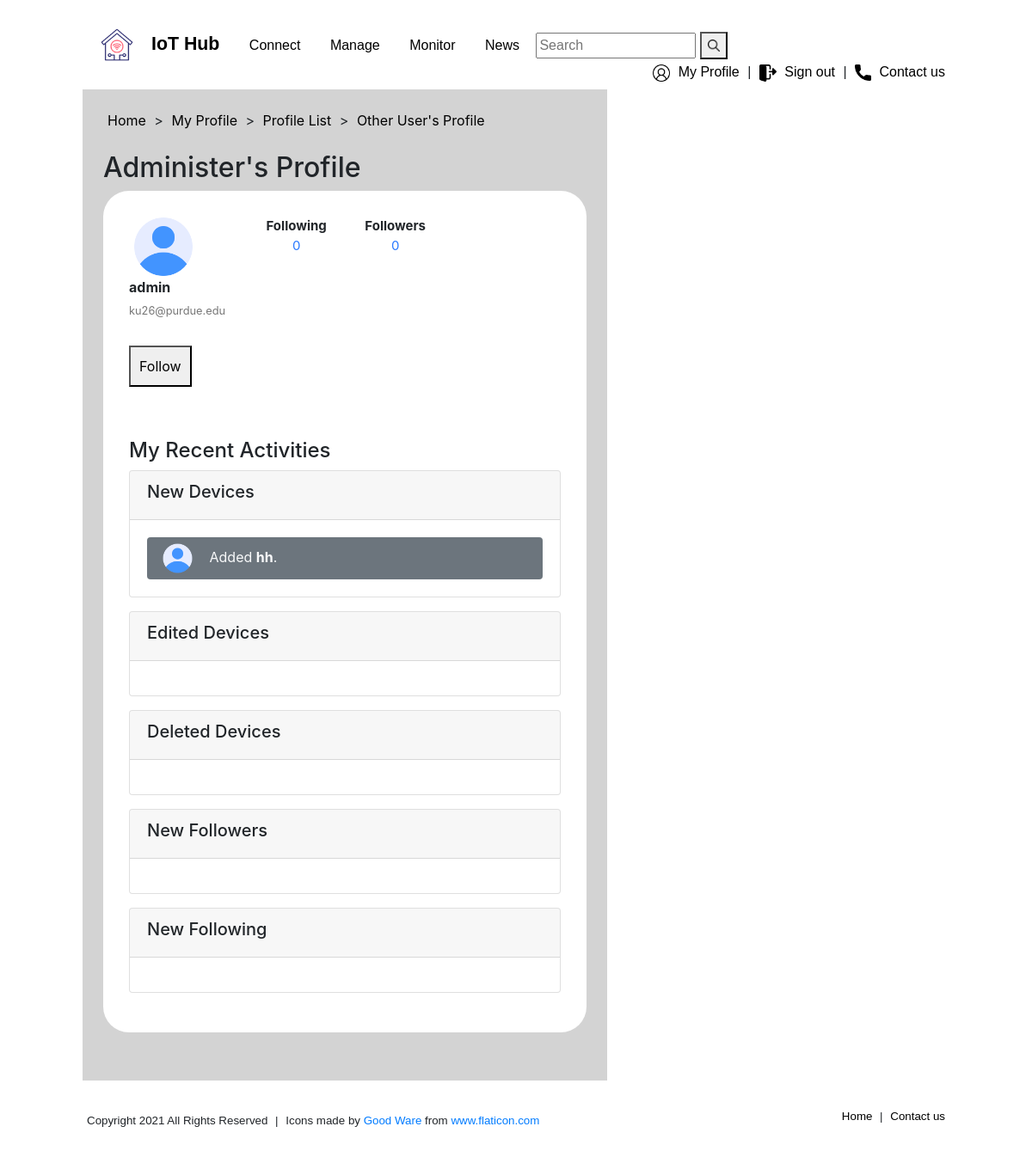
The app's page /CNIT581-048-project3/1/other_profile/ (signed in), older data.
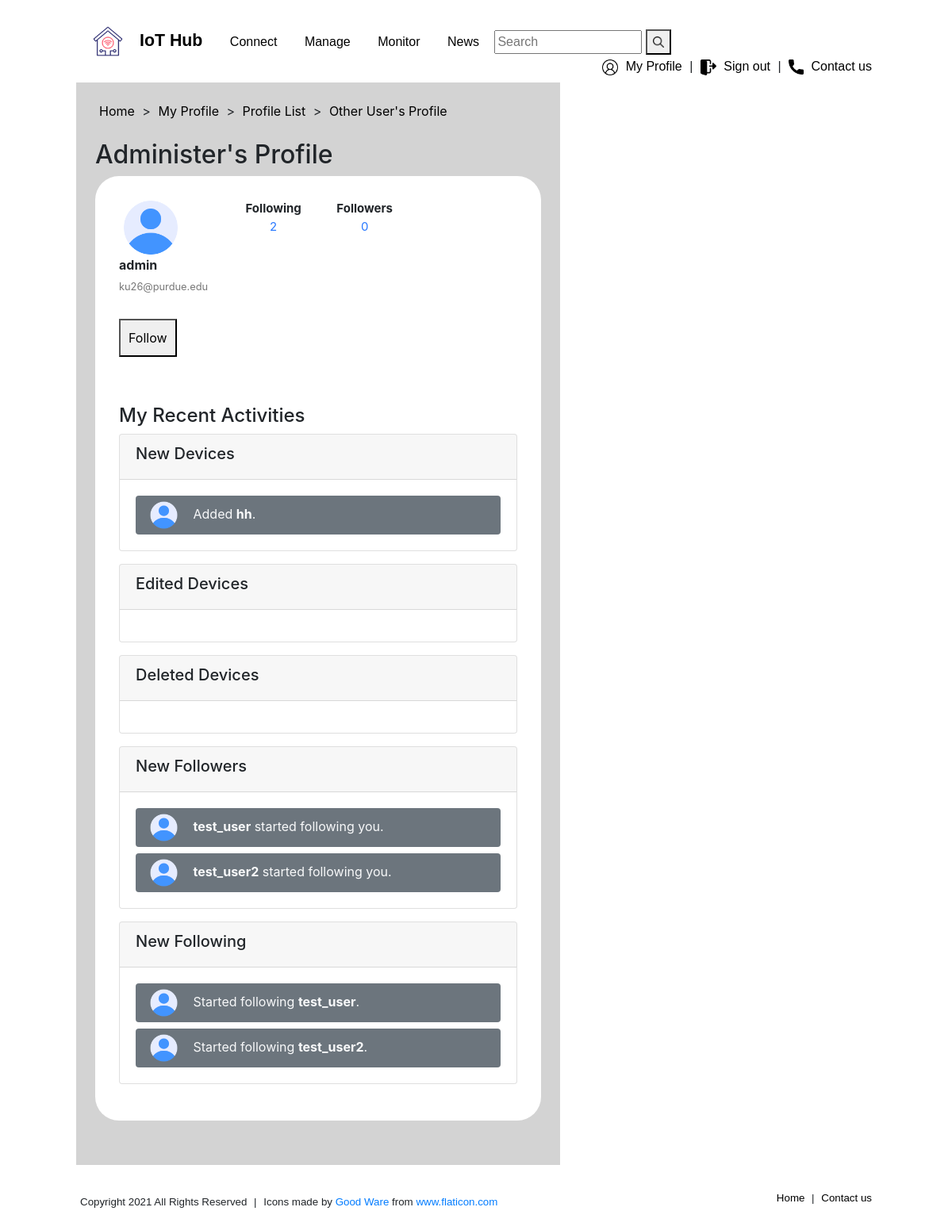
The same page, newer data.
### hubapp/models.py (models this page shows, shortened)
class CustomUser(AbstractUser):
    nickname = models.CharField(max_length=100)
    gender_type_choices = (
        ('Male', 'Male'),
        ('Female', 'Female'),
        ('Not to say', 'Not to say')
    )
    gender = models.CharField(max_length=10, choices=gender_type_choices)
    followers = models.ManyToManyField(
        settings.AUTH_USER_MODEL,
        related_name='following',
        blank=True
    )

class Devices(models.Model):
    device_name = models.CharField(max_length=20, default="")
    type_choices = (
        ('sensor', 'sensor'),
        ('actuator', 'actuator'),
    )
    device_type = models.CharField(max_length=10, choices=type_choices)
    device_model = models.CharField(max_length=30, default="")
    last_updated = models.DateTimeField(auto_now=True)
    registered = models.DateTimeField(auto_now_add=True)
    user = models.ForeignKey(settings.AUTH_USER_MODEL, related_name='devices',  on_delete=models.CASCADE, default="")

class Activity(models.Model):
    activity_type_choices = (
        ('Follower', 'Follower'),
        ('Following', 'Following'),
        ('Add', 'Add'),
        ('Edit', 'Edit'),
        ('Delete', 'Delete')
    )
    creator = models.ForeignKey(settings.AUTH_USER_MODEL, on_delete=models.PROTECT, related_name='creator')
    to = models.ForeignKey(settings.AUTH_USER_MODEL, on_delete=models.PROTECT, related_name='to')
    activity_type = models.CharField(max_length=20, choices=activity_type_choices)
    date = models.DateTimeField(auto_now_add=True)

### hubapp/views.py (the view)
# urls.py: path('<int:user_id>/other_profile/', views.other_profile, name='other_profile'),
def other_profile(request, user_id):
    if request.user.is_authenticated:
        user = get_object_or_404(get_user_model(), id=user_id)
        follower_list = Activity.objects.filter(Q(to=user) & Q(activity_type='Follower')).order_by('-date')[:3]
        following_list = Activity.objects.filter(Q(creator=user) & Q(activity_type='Following')).order_by('-date')[:3]
        new_devices = Devices.objects.filter(user=user).order_by('-registered')[:3]
        registered_devices = Devices.objects.filter(last_updated__gt=F('registered'))
        edited_devices = registered_devices.filter(user=user).order_by('-last_updated')[:3]
        deleted = Activity.objects.filter(Q(to=user) & Q(activity_type='Delete')).order_by('-date')[:3]
        return render(request, 'hubapp/other_profile.html', {'user': user, 'follower_list': follower_list,
                                                             'following_list': following_list, 'new_devices': new_devices,
                                                             'edited_devices': edited_devices, 'deleted': deleted})
    else:
        return redirect('signin')

### hubapp/templates/hubapp/other_profile.html (shortened to what the changed rows need)
{% extends "hubapp/base.html" %}
{% block title %}
    <h2>
        {{ user.nickname }}'s  Profile
    </h2>
{% endblock title %}
{% block content %}
<div>
    <div class="profile-container">
        <div class="profile-top">
            {% load static %}
            <div>
                <div class="top-profile">
                    <p style="text-align: center;"><a href="{% url 'followinglist' user.id %}">{{ user.following.all|length }}</a></p>
                </div>
                <div class="top-profile">
                    <p style="text-align: center;"><a href="{% url 'followerlist' user.id %}">{{ user.followers.all|length }}</a></p>
                </div>
            </div>
            <div>
                <div>
                    <p style="font-weight: bold; margin-bottom:2px">{{ user.username }}</p>
                    <small style="color: #777777;">{{ user.email }}</small>
                </div>
            </div>
        </div>
    </div>
        <div class="activity-container">
                <div>
                    {% load static %}
                    <div class="card mb-3 box">
                        <div class="card-body">
                            {% for device in new_devices %}
                                <div class="btn btn-block bg-secondary text-light text-left">
                                    <img src="{% static 'hubapp/img/user2.png' %}" alt="..." class="profile-img">
                                    Added <span style="font-weight: bold;">{{ device.device_name }}</span>.
                                </div>
                            {% endfor %}
                        </div>
                    </div>
                    <div class="card mb-3 box">
                        <div class="card-body">
                            {% for follower in follower_list %}
                                <div class="btn btn-block bg-secondary text-light text-left">
                                    <img src="{% static 'hubapp/img/user2.png' %}" alt="..." class="profile-img">
                                    <span style="font-weight: bold;">{{ follower.creator }}</span> started following you.
                                </div>
                            {% endfor %}
                        </div>
                    </div>
                    <div class="card mb-3 box">
                        <div class="card-body">
                            {% for following in following_list %}
                                <div class="btn btn-block bg-secondary text-light text-left">
                                    <img src="{% static 'hubapp/img/user2.png' %}" alt="..." class="profile-img">
                                    Started following <span style="font-weight: bold;">{{ following.to }}</span>.
                                </div>
                            {% endfor %}
                        </div>
                    </div>
                </div>
        </div>
    </div>
{% endblock content %}

Row changes from the older to the newer data that the page shows:
changed CustomUser "Administer": following.all|length "0" → "2"
added Activity: creator "test_user", shown under "New Followers"
added Activity: creator "test_user2", shown under "New Followers"
added Activity: to "test_user", shown under "New Following"
added Activity: to "test_user2", shown under "New Following"
